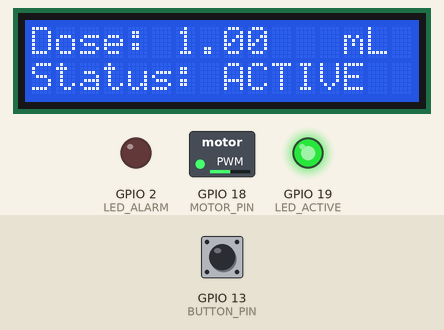
This program was run on a simulated ESP32. Shown: 16×2 character LCD, switched loads named in the program (green lamp = pin HIGH), output pins drawn as LEDs (lit = HIGH). Dashed ring = blinking. The test bench sets the inputs (shaded band); at power-on: GPIO 13 (BUTTON_PIN) HIGH. What the program prints to the serial monitor is not drawn.

Above: at 2.3 s.
2.4 s: GPIO 13 (BUTTON_PIN) pulled LOW for 0.15 s
At 3.6 s:
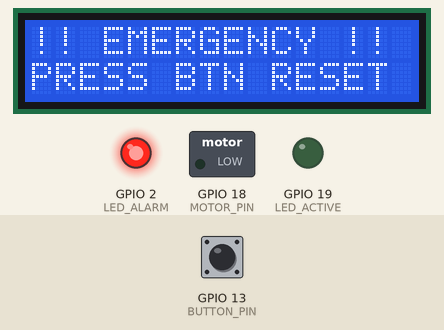
4.2 s: GPIO 13 (BUTTON_PIN) pulled LOW for 1 s
At 4.57 s:
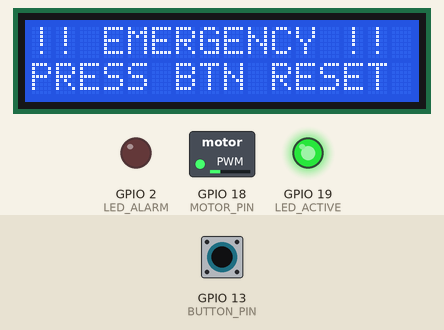
5.8 s: GPIO 13 (BUTTON_PIN) pulled LOW for 0.15 s
At 6.02 s:
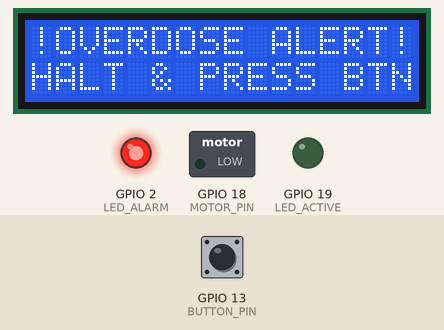
7.7 s: GPIO 13 (BUTTON_PIN) pulled LOW for 3.2 s
At 10.56 s:
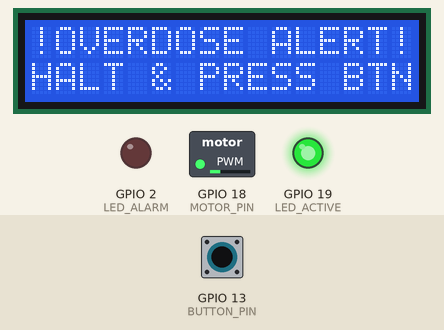
11.5 s: GPIO 13 (BUTTON_PIN) pulled LOW for 0.15 s
At 12.9 s:
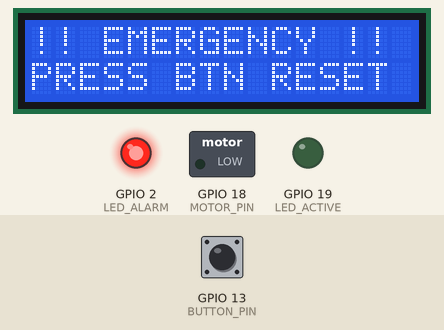
14.6 s: GPIO 13 (BUTTON_PIN) pulsed LOW 5 times (0.12 s each, 0.3 s apart)
At 15.09 s:
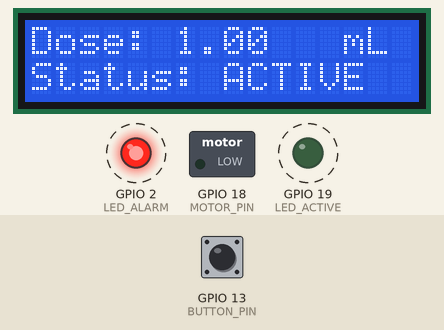
Timing chart, 0 to 18.6 s (numbered marks = the images above; inputs shaded):
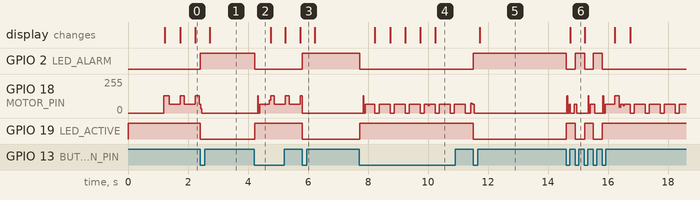

The program:

main.cpp
```cpp
#include <Arduino.h>
#include <freertos/FreeRTOS.h>
#include <freertos/task.h>
#include <freertos/semphr.h>
#include <LiquidCrystal_I2C.h>

// ============================================================
// BERC4833 Real Time Systems — Assignment
// Title   : Medical Infusion Pump – Dose Control
// MCU     : ESP32 (Wokwi simulation)
// RTOS    : FreeRTOS — Rate Monotonic Scheduling (RMS)
// Version : v4
//
// ── SCHEDULING MODE ─────────────────────────────────────────
//   CONTENTION_DEMO = 1  →  PROBLEM: Motor acquires i2cMutex
//                            every 10 ms step. LCD holds it for
//                            100 ms → up to 10 missed steps per
//                            LCD cycle (original scheduling problem).
//
//   CONTENTION_DEMO = 0  →  SOLUTION: Motor enable pin state is
//                            cached. i2cMutex only acquired on
//                            infusion state CHANGE (button press —
//                            infrequent). Per-step I2C contention
//                            is eliminated entirely.
// ─────────────────────────────────────────────────────────────
#define CONTENTION_DEMO  1   // Set 0 to run SOLUTION mode

// ── RMS Priority Assignment ───────────────────────────────────
// Strict RMS rule: shorter period → higher FreeRTOS priority number
//
//   Motor   T=10  ms → P=4  ← HIGHEST periodic task (RMS-correct)
//   Button  T=20  ms → P=3  ← RMS-ordered
//   Dose    T=250 ms → P=2
//   LCD     T=500 ms → P=1
//   Monitor T=5000ms → P=0
//
// SAFETY OVERRIDE: Button assigned P=5 (above RMS band) to guarantee
// <20 ms emergency-stop latency regardless of motor-step preemption.
// Documented deviation — does NOT invalidate Liu & Layland bound:
// U_btn = <1ms / 20ms = 0.05 (negligible). Full justification in report.
// ─────────────────────────────────────────────────────────────

// ── RMS Response Time Analysis ────────────────────────────────
// (Iterative method, RMS priority order)
//   R_Motor  : R₀=2, R₁=2+⌈2/20⌉·1=3 ms             < T=10 ms  ✓
//   R_Dose   : R₀=40 → converges at R≈59 ms          < T=250 ms ✓
//   R_LCD    : R₀=100 → converges at R≈260 ms         < T=500 ms ✓
// All tasks meet deadlines under RMS. See Part 1 report for full table.
// ─────────────────────────────────────────────────────────────

// ============================================================
// PIN DEFINITIONS
// ============================================================
#define BUTTON_PIN  13
#define MOTOR_PIN   18
#define LED_ALARM    2
#define LED_ACTIVE  19

// ============================================================
// HARDWARE
// ============================================================
LiquidCrystal_I2C lcd(0x27, 16, 2);

// ============================================================
// RTOS OBJECTS
// ============================================================
SemaphoreHandle_t i2cMutex;

TaskHandle_t hButton  = NULL;
TaskHandle_t hDose    = NULL;
TaskHandle_t hMotor   = NULL;
TaskHandle_t hLCD     = NULL;
TaskHandle_t hMonitor = NULL;

// ============================================================
// SHARED SYSTEM STATE  (volatile — cross-task access)
// ============================================================
volatile bool  infusion_active     = true;
volatile bool  infusion_prev_state = true;   // SOLUTION: track for enable-pin updates
volatile float dose_volume_ml      = 0.0f;
volatile bool  alarm_flag          = false;

// ============================================================
// RUNTIME COUNTERS
// ============================================================
volatile uint32_t btnTask_exec   = 0, btnTask_miss   = 0;
volatile uint32_t doseTask_exec  = 0, doseTask_miss  = 0;
volatile uint32_t motorTask_exec = 0, motorTask_miss = 0;
volatile uint32_t lcdTask_exec   = 0, lcdTask_miss   = 0;
volatile uint32_t lcdTask_skip   = 0;   // LCD frames dropped due to mutex timeout
volatile uint32_t monitorTask_exec = 0;

// ============================================================
// HELPER — busy-wait CPU workload simulation
// ============================================================
static void do_work(uint32_t ms) {
    volatile unsigned long dummy = 0;
    unsigned long t = millis();
    while ((millis() - t) < ms) dummy++;
}

// ============================================================
// TASK 1 — Button Monitor
// Period : 20 ms | WCET : <1 ms | Priority : 5 (SAFETY OVERRIDE)
//
// Edge-triggered. 1st press → emergency stop + alarm latch.
//                 2nd press → operator reset, alarm clear.
// Assigned P=5 (above RMS band) — safety override. See note above.
// ============================================================
void taskButton(void *pvParameters) {
    TickType_t last_wake = xTaskGetTickCount();
    const TickType_t period = pdMS_TO_TICKS(20);
    bool prev_pressed = false;

    while (1) {
        TickType_t deadline = last_wake + period;

        bool pressed = (digitalRead(BUTTON_PIN) == LOW);
        bool edge    = pressed && !prev_pressed;
        prev_pressed = pressed;

        if (edge) {
            if (infusion_active) {
                infusion_active = false;
                alarm_flag      = true;
                digitalWrite(LED_ALARM,  HIGH);
                digitalWrite(LED_ACTIVE, LOW);
                Serial.println("[BTN] *** EMERGENCY STOP — Infusion HALTED ***");
                Serial.println("[BTN]     Press button again to reset.");
            } else {
                infusion_active = true;
                alarm_flag      = false;
                digitalWrite(LED_ALARM,  LOW);
                digitalWrite(LED_ACTIVE, HIGH);
                Serial.println("[BTN] Operator reset — Infusion RESUMED. Alarm cleared.");
            }
        }

        btnTask_exec++;
        if ((int32_t)(xTaskGetTickCount() - deadline) > 0) {
            btnTask_miss++;
            Serial.println("[WARN] ButtonTask missed deadline!");
        }
        vTaskDelayUntil(&last_wake, period);
    }
}

// ============================================================
// TASK 2 — Dose Calculation
// Period : 250 ms | WCET : 40 ms | Priority : 2
//
// Sawtooth dose ramp 0.5 → 1.5 mL over 11 cycles.
// Overdose alarm latches at > 1.40 mL — cleared only by operator.
// ============================================================
void taskDose(void *pvParameters) {
    TickType_t last_wake = xTaskGetTickCount();
    const TickType_t period = pdMS_TO_TICKS(250);
    uint32_t cycle = 0;

    while (1) {
        TickType_t deadline = last_wake + period;
        TickType_t t_start  = xTaskGetTickCount();

        if (infusion_active) {
            cycle++;
            dose_volume_ml = 0.5f + (float)(cycle % 11) * 0.1f;
            do_work(40);  // Simulate 40 ms WCET

            if (dose_volume_ml > 1.40f && !alarm_flag) {
                alarm_flag = true;
                Serial.printf("[DOSE] *** OVERDOSE RISK: %.2f mL > 1.40 mL — ALARM LATCHED ***\r\n",
                              dose_volume_ml);
            }
            // FIX: single printf (original had this duplicated — removed)
            Serial.printf("[DOSE] Computed: %.2f mL%s\r\n",
                          dose_volume_ml, alarm_flag ? " [ALARM]" : "");
        } else {
            Serial.println("[DOSE] Halted — skipping calculation.");
        }

        doseTask_exec++;
        TickType_t t_end = xTaskGetTickCount();
        if ((int32_t)(t_end - deadline) > 0) {
            doseTask_miss++;
            Serial.printf("[WARN] DoseTask missed deadline! Exec≈%lu ms\r\n",
                          (uint32_t)((t_end - t_start) * portTICK_PERIOD_MS));
        }
        vTaskDelayUntil(&last_wake, period);
    }
}

// ============================================================
// TASK 3 — Stepper Motor Control
// Period : 10 ms | WCET : ~2 ms | Priority : 4 (highest periodic, RMS)
//
// PROBLEM MODE (CONTENTION_DEMO=1):
//   Acquires i2cMutex every step with 8 ms timeout.
//   When LCD holds mutex for its full 100 ms WCET, Motor blocks
//   and misses up to 10 consecutive steps per LCD refresh — the
//   scheduling problem described in the spec.
//
// SOLUTION MODE (CONTENTION_DEMO=0):
//   Motor step uses LEDC PWM only — no I2C access per step.
//   The motor driver enable pin is updated via I2C ONLY when
//   infusion_active changes state (button press). State changes
//   are infrequent → contention eliminated. Zero missed steps
//   due to I2C blocking in steady state.
// ============================================================
void taskMotor(void *pvParameters) {
    TickType_t last_wake = xTaskGetTickCount();
    const TickType_t period = pdMS_TO_TICKS(10);
    static bool step_state = false;

    while (1) {
        TickType_t deadline = last_wake + period;
        bool missed_this_cycle = false;

#if !CONTENTION_DEMO
        // SOLUTION: update motor enable pin only on state change (infrequent)
        bool cur_state = infusion_active;
        if (cur_state != infusion_prev_state) {
            if (xSemaphoreTake(i2cMutex, pdMS_TO_TICKS(8)) == pdTRUE) {
                Serial.printf("[MOTOR] Enable pin → %s (state change)\r\n",
                              cur_state ? "ENABLED" : "DISABLED");
                infusion_prev_state = cur_state;
                xSemaphoreGive(i2cMutex);
            }
            // If mutex not available, retry next cycle — not time-critical
        }
#endif

        if (infusion_active) {
#if CONTENTION_DEMO
            // PROBLEM: acquire mutex every step → contention with LCD
            if (xSemaphoreTake(i2cMutex, pdMS_TO_TICKS(8)) == pdTRUE) {
                step_state = !step_state;
                ledcWrite(1, step_state ? 128 : 0);
                xSemaphoreGive(i2cMutex);
            } else {
                // LCD holds mutex — missed step (the scheduling problem)
                motorTask_miss++;
                missed_this_cycle = true;
                Serial.printf("[MOTOR] Step MISSED — I2C contention (total: %lu)\r\n",
                              motorTask_miss);
            }
#else
            // SOLUTION: PWM only, no I2C needed per step
            step_state = !step_state;
            ledcWrite(1, step_state ? 128 : 0);
#endif
        } else {
            ledcWrite(1, 0);  // Disable motor when halted
        }

        motorTask_exec++;
        if (!missed_this_cycle && (int32_t)(xTaskGetTickCount() - deadline) > 0) {
            motorTask_miss++;
            Serial.println("[WARN] MotorTask missed deadline (non-mutex cause)!");
        }
        vTaskDelayUntil(&last_wake, period);
    }
}

// ============================================================
// TASK 4 — LCD Display Update
// Period : 500 ms | WCET : 100 ms | Priority : 1 (lowest periodic)
//
// Holds i2cMutex for 100 ms WCET — root cause of motor step
// misses in CONTENTION_DEMO mode. Priority inheritance (built
// into xSemaphoreCreateMutex) boosts LCD to Motor priority while
// it holds the mutex, preventing lower-priority tasks from
// delaying it further, but Motor must still wait the full 100 ms.
// ============================================================
void taskLCD(void *pvParameters) {
    TickType_t last_wake = xTaskGetTickCount();
    const TickType_t period = pdMS_TO_TICKS(500);

    while (1) {
        TickType_t deadline = last_wake + period;

        if (xSemaphoreTake(i2cMutex, pdMS_TO_TICKS(150)) == pdTRUE) {
            lcd.clear();
            lcd.setCursor(0, 0);
            if (!infusion_active) {
                lcd.print("!! EMERGENCY !! ");
                lcd.setCursor(0, 1);
                lcd.print("PRESS BTN RESET ");
            } else if (alarm_flag) {
                lcd.print("!OVERDOSE ALERT!");
                lcd.setCursor(0, 1);
                lcd.print("HALT & PRESS BTN");
            } else {
                lcd.print("Dose:");
                lcd.setCursor(6, 0);
                lcd.print(dose_volume_ml, 2);
                lcd.setCursor(12, 0);
                lcd.print(" mL");
                lcd.setCursor(0, 1);
                lcd.print("Status: ACTIVE  ");
            }
            do_work(100);  // Simulate 100 ms I2C WCET — holds mutex
            xSemaphoreGive(i2cMutex);
        } else {
            lcdTask_skip++;
            Serial.printf("[LCD]  Mutex timeout — frame skipped (total: %lu)\r\n",
                          lcdTask_skip);
        }

        lcdTask_exec++;
        if ((int32_t)(xTaskGetTickCount() - deadline) > 0) {
            lcdTask_miss++;
            Serial.println("[WARN] LCDTask missed deadline!");
        }
        vTaskDelayUntil(&last_wake, period);
    }
}

// ============================================================
// MONITOR TASK — Runtime stats every 5 s | Priority : 0 (IDLE)
// ============================================================
void taskMonitor(void *pvParameters) {
    TickType_t last_wake = xTaskGetTickCount();
    const TickType_t period = pdMS_TO_TICKS(5000);

    while (1) {
        vTaskDelayUntil(&last_wake, period);
        monitorTask_exec++;

        Serial.println("\n============= RMS RUNTIME STATS =============");
#if CONTENTION_DEMO
        Serial.println("  MODE    : CONTENTION PROBLEM DEMO");
#else
        Serial.println("  MODE    : SOLUTION (decoupled motor enable)");
#endif
        Serial.println("  Task     | Exec  | Misses | StackFree(words)");
        Serial.println("  ---------|-------|--------|----------------");
        Serial.printf( "  Button   | %5lu | %6lu | %u\r\n",
                       btnTask_exec,   btnTask_miss,
                       (unsigned)uxTaskGetStackHighWaterMark(hButton));
        Serial.printf( "  Motor    | %5lu | %6lu | %u\r\n",
                       motorTask_exec, motorTask_miss,
                       (unsigned)uxTaskGetStackHighWaterMark(hMotor));
        Serial.printf( "  Dose     | %5lu | %6lu | %u\r\n",
                       doseTask_exec,  doseTask_miss,
                       (unsigned)uxTaskGetStackHighWaterMark(hDose));
        Serial.printf( "  LCD      | %5lu | %6lu | %u (skipped: %lu)\r\n",
                       lcdTask_exec,   lcdTask_miss,
                       (unsigned)uxTaskGetStackHighWaterMark(hLCD), lcdTask_skip);
        Serial.printf( "  Monitor  | %5lu |      - | %u\r\n",
                       monitorTask_exec,
                       (unsigned)uxTaskGetStackHighWaterMark(hMonitor));
        Serial.println("  -------------------------------------------");
        Serial.printf( "  Infusion : %s\r\n", infusion_active ? "ACTIVE"  : "HALTED");
        Serial.printf( "  Alarm    : %s\r\n", alarm_flag      ? "LATCHED" : "CLEAR");
        Serial.printf( "  Dose vol : %.2f mL\r\n", dose_volume_ml);
        Serial.printf( "  FreeHeap : %u bytes\r\n", (unsigned)xPortGetFreeHeapSize());
        Serial.println("=============================================\n");
    }
}

// ============================================================
// SETUP
// ============================================================
void setup() {
    Serial.begin(115200);

    pinMode(BUTTON_PIN, INPUT_PULLUP);
    pinMode(LED_ALARM,  OUTPUT);
    pinMode(LED_ACTIVE, OUTPUT);
    digitalWrite(LED_ALARM,  LOW);
    digitalWrite(LED_ACTIVE, HIGH);

    ledcSetup(1, 1000, 8);
    ledcAttachPin(MOTOR_PIN, 1);

    i2cMutex = xSemaphoreCreateMutex();
    configASSERT(i2cMutex != NULL);

    lcd.init();
    lcd.clear();
    lcd.backlight();
    lcd.setCursor(0, 0); lcd.print("Infusion Pump");
    lcd.setCursor(0, 1); lcd.print("Booting ...");
    delay(1000);

    // ── Schedulability Analysis ──────────────────────────────
    Serial.println("\n====== Medical Infusion Pump — RMS Schedulability ======");
    Serial.println("Task   | Period(ms) | WCET(ms) | Util (Ci/Ti)");
    Serial.println("-------|------------|----------|-------------");
    Serial.println("Button |     20     |    <1    |   0.050");
    Serial.println("Motor  |     10     |     2    |   0.200");
    Serial.println("Dose   |    250     |    40    |   0.160");
    Serial.println("LCD    |    500     |   100    |   0.200");
    Serial.println("-------|------------|----------|-------------");
    Serial.println("Total U = 0.610");
    Serial.println("U_lub(n=4) = 4*(2^(1/4)-1) = 0.757");
    Serial.println("0.610 < 0.757  =>  SCHEDULABLE (utilisation test PASSES)");
    Serial.println();
    Serial.println("Response Time Analysis (worst-case, RMS priority order):");
    Serial.println("  R_Motor : R0=2, R1=2+ceil(2/20)*1 = 3 ms   < T=10ms  PASS");
    Serial.println("  R_Dose  : iterates 40->59 ms               < T=250ms PASS");
    Serial.println("  R_LCD   : iterates 100->260 ms             < T=500ms PASS");
    Serial.println("  (Full iteration table in Part 1 report)");
    Serial.println();
    Serial.println("KNOWN CONTENTION:");
    Serial.println("  i2cMutex held by LCD for 100 ms WCET.");
    Serial.println("  Motor (T=10ms) blocks -> up to 10 missed steps per LCD cycle.");
    Serial.println("  Priority inheritance active (xSemaphoreCreateMutex) but");
    Serial.println("  cannot reduce the 100 ms blocking window.");
    Serial.println();
#if CONTENTION_DEMO
    Serial.println("MODE: CONTENTION PROBLEM (CONTENTION_DEMO=1)");
    Serial.println("      Observe motorTask_miss increase in runtime stats.");
#else
    Serial.println("MODE: SOLUTION (CONTENTION_DEMO=0)");
    Serial.println("      Motor enable updated only on state change.");
    Serial.println("      Per-step I2C contention: ELIMINATED.");
    Serial.println("      Expected motorTask_miss = 0 in runtime stats.");
#endif
    Serial.println("All tasks pinned to Core 1 — single-core RMS model.");
    Serial.println("========================================================\n");

    // Create tasks — all pinned to Core 1 for deterministic RMS behaviour
    // Priority: Button=5(safety override), Motor=4(RMS-P1), Dose=2, LCD=1
    BaseType_t r;
    r = xTaskCreatePinnedToCore(taskButton,  "ButtonTask",  2048, NULL, 5, &hButton,  1);
    configASSERT(r == pdPASS);
    r = xTaskCreatePinnedToCore(taskMotor,   "MotorTask",   2048, NULL, 4, &hMotor,   1);
    configASSERT(r == pdPASS);
    r = xTaskCreatePinnedToCore(taskDose,    "DoseTask",    4096, NULL, 2, &hDose,    1);
    configASSERT(r == pdPASS);
    r = xTaskCreatePinnedToCore(taskLCD,     "LCDTask",     4096, NULL, 1, &hLCD,     1);
    configASSERT(r == pdPASS);
    r = xTaskCreatePinnedToCore(taskMonitor, "MonitorTask", 4096, NULL, 0, &hMonitor, 1);
    configASSERT(r == pdPASS);

    Serial.println("All tasks created on Core 1. Pump running.\n");
}

void loop() {
    vTaskDelay(pdMS_TO_TICKS(1000));
}
```

Measured:
- after the input at 2.4 s, GPIO 2 (LED_ALARM): LOW → HIGH at once; GPIO 19 (LED_ACTIVE): HIGH → LOW at once; the display: changes after 0.33 s (image 1)
- after the input at 4.2 s, GPIO 2 (LED_ALARM): HIGH → LOW at once; GPIO 19 (LED_ACTIVE): LOW → HIGH at once
- after the input at 5.8 s, GPIO 2 (LED_ALARM): LOW → HIGH at once; GPIO 18 (MOTOR_PIN): goes on until 5.8 s, then stays 0/255; GPIO 19 (LED_ACTIVE): HIGH → LOW at once
- after the input at 7.7 s, GPIO 2 (LED_ALARM): HIGH → LOW at once; GPIO 19 (LED_ACTIVE): LOW → HIGH at once; the display: first changes after 0.52 s (image 4 shows a later state)
- after the input at 11.5 s, GPIO 2 (LED_ALARM): LOW → HIGH at once; GPIO 19 (LED_ACTIVE): HIGH → LOW at once; the display: changes after 0.23 s (image 5)
- after the input at 14.6 s, GPIO 2 (LED_ALARM): alternates HIGH for 0.31 s and LOW for 0.29 s, 5 changes in all, then stays LOW, starting at once; GPIO 19 (LED_ACTIVE): alternates HIGH for 0.29 s and LOW for 0.31 s, 5 changes in all, then stays HIGH, starting at once; the display: changes after 0.14 s (image 6)
